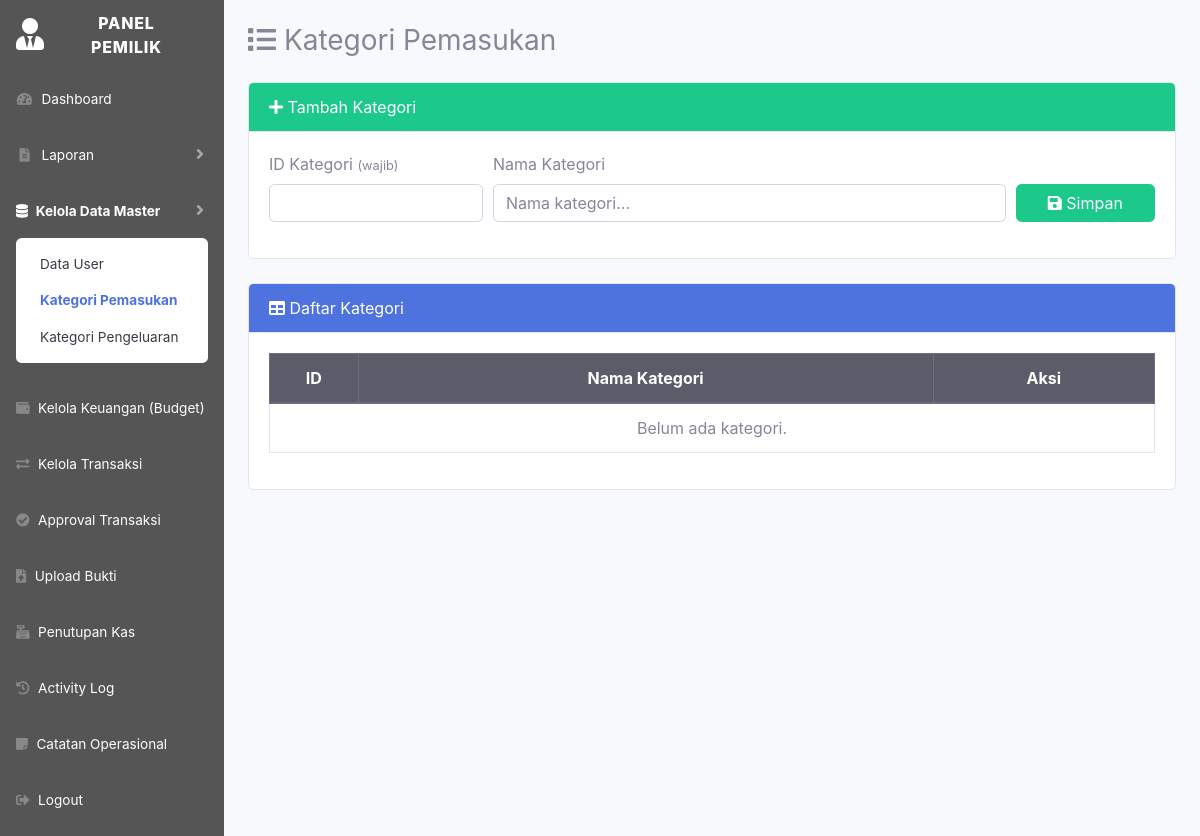
Before: /OWNER/kategori_pemasukan.php (signed in) with the older database file.
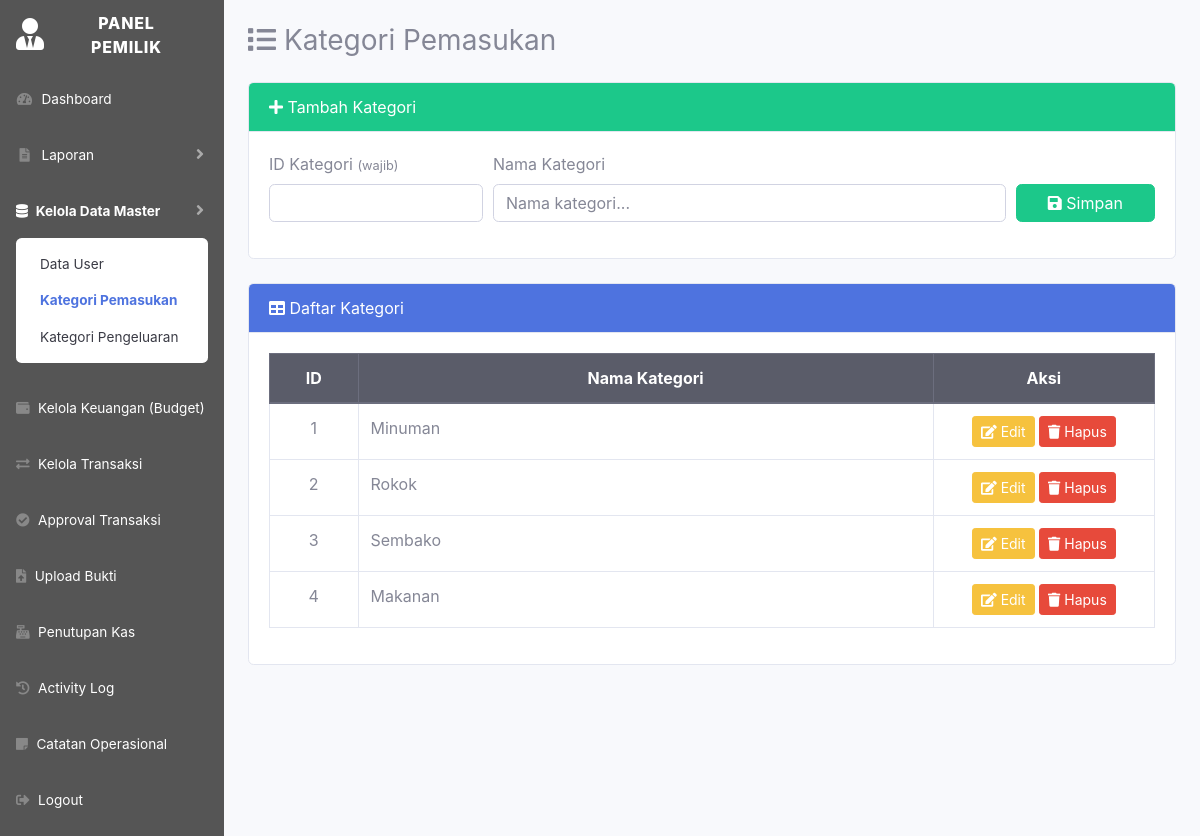
After: the same page with the newer database file.
### tables this page shows
CREATE TABLE `kategori_pemasukan` (
  `kat_pemasukan_id` int(11) NOT NULL,
  `nama_kategori` varchar(100) NOT NULL
);

### OWNER/kategori_pemasukan.php (the view, shortened to what this page needs)
<?php
include '../config.php';
$data = mysqli_query($conn, "SELECT * FROM kategori_pemasukan ORDER BY kat_pemasukan_id ASC");
?>
<!DOCTYPE html>
<html lang="id">
<head>
	<link href="../startbootstrap-sb-admin-2-master/vendor/fontawesome-free/css/all.min.css" rel="stylesheet">
	<link href="../startbootstrap-sb-admin-2-master/css/sb-admin-2.min.css" rel="stylesheet">
</head>
<body id="page-top">
<div id="wrapper">
	<?php $currentPage = 'kategori_pemasukan'; include 'sidebar_owner.php'; ?>
	<div id="content-wrapper" class="d-flex flex-column">
		<div id="content" class="p-4">
			<h3 class="mb-4"><i class="fas fa-list"></i> Kategori Pemasukan</h3>
			<div class="card mb-4">
				<div class="card-header bg-success text-white">
					<i class="fas fa-plus"></i> Tambah Kategori
				</div>
				<div class="card-body">
					<form method="POST">
						<div class="form-row">
							<div class="form-group col-md-3">
								<label>ID Kategori <small class="text-muted">(wajib)</small></label>
								<input type="number" name="kat_pemasukan_id" class="form-control" min="1" required>
							</div>
							<div class="form-group col-md-7">
								<label>Nama Kategori</label>
								<input type="text" name="nama_kategori" class="form-control" placeholder="Nama kategori..." required>
							</div>
							<div class="form-group col-md-2">
								<label>&nbsp;</label>
								<button type="submit" name="tambah" class="btn btn-success btn-block"><i class="fas fa-save"></i> Simpan</button>
							</div>
						</div>
					</form>
				</div>
			</div>
			<div class="card">
				<div class="card-header bg-primary text-white">
					<i class="fas fa-table"></i> Daftar Kategori
				</div>
				<div class="card-body table-responsive">
					<table class="table table-bordered table-hover">
						<thead class="thead-dark text-center">
							<tr>
								<th width="10%">ID</th>
								<th>Nama Kategori</th>
								<th width="25%">Aksi</th>
							</tr>
						</thead>
						<tbody>
						<?php if (mysqli_num_rows($data) > 0): ?>
							<?php while ($r = mysqli_fetch_assoc($data)): ?>
								<tr>
									<td class="text-center"><?= $r['kat_pemasukan_id']; ?></td>
									<td><?= htmlspecialchars($r['nama_kategori']); ?></td>
									<td class="text-center">
										<button class="btn btn-warning btn-sm" data-toggle="modal" data-target="#edit<?= $r['kat_pemasukan_id']; ?>">
											<i class="fas fa-edit"></i> Edit
										</button>
										<a href="?hapus=<?= $r['kat_pemasukan_id']; ?>" class="btn btn-danger btn-sm" onclick="return confirm('Hapus kategori ini?')">
											<i class="fas fa-trash"></i> Hapus
										</a>
									</td>
								</tr>
							<?php endwhile; ?>
						<?php else: ?>
							<tr><td colspan="3" class="text-center text-muted">Belum ada kategori.</td></tr>
						<?php endif; ?>
						</tbody>
					</table>
				</div>
			</div>
		</div>
	</div>
</div>
</body>
</html>

Changed rows visible on the page:
added kategori_pemasukan: kat_pemasukan_id "1", nama_kategori "Minuman"
added kategori_pemasukan: kat_pemasukan_id "2", nama_kategori "Rokok"
added kategori_pemasukan: kat_pemasukan_id "3", nama_kategori "Sembako"
added kategori_pemasukan: kat_pemasukan_id "4", nama_kategori "Makanan"
Other visible differences:
text no longer shown: "Belum ada kategori."
